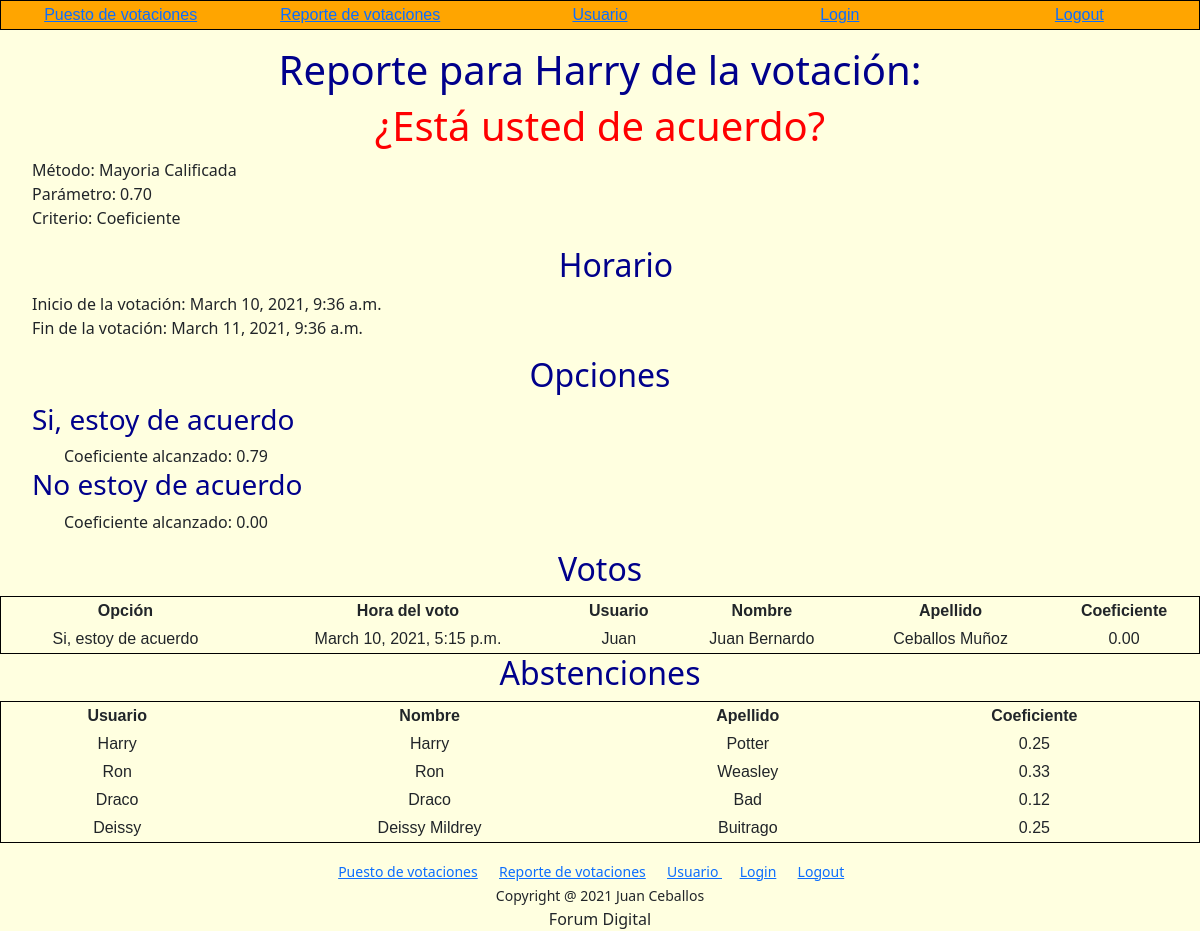
Screenshot of /poll/1 (signed in) with the database file from the repository.
### poll/models.py (models this page shows, shortened)
class Poll(models.Model):
    class Method(models.TextChoices):
        MAYORIA_CALIFICADA = 'Mayoria Calificada'
        MAYORIA_SIMPLE = 'Mayoría Simple'
        VERIFICA_QUORUM = 'Verificación del Quorum'
    class Criteria(models.TextChoices):
        INDIVIDUAL = 'Individual'
        COEFICIENT = 'Coeficiente'
        SHARES = 'Acciones'
    question = models.CharField(max_length=127)
    method = models.CharField(max_length=23, choices=Method.choices, default=Method.MAYORIA_CALIFICADA)
    parameter = models.DecimalField(max_digits=5, decimal_places=2,default=0.7)
    criteria = models.CharField(max_length=11, choices=Criteria.choices, default=Criteria.COEFICIENT)
    max_voters = models.IntegerField(default=0)
    max_shares = models.IntegerField(default=0)
    start_time = models.DateTimeField()
    end_time = models.DateTimeField()

class Option(models.Model):
    poll = models.ForeignKey(Poll, on_delete=models.CASCADE, related_name="poll")
    answer = models.CharField(max_length=127)
    coeficient = models.DecimalField(max_digits=2, decimal_places=2, default=0.0)
    votes = models.IntegerField(default=0)
    shares = models.IntegerField(default=0)

class Vote(models.Model):
    poll = models.ForeignKey(Poll, on_delete=models.CASCADE, related_name="questions")
    option = models.ForeignKey(Option, on_delete=models.CASCADE, related_name="choices")
    voter = models.ForeignKey(User, on_delete=models.CASCADE, related_name="votes")
    vote_time = models.DateTimeField()

### users/models.py (models this page shows, shortened)
class Profile(models.Model):
    user = models.OneToOneField(User, on_delete=models.CASCADE)
    shares = models.IntegerField(default=0)
    coeficient = models.DecimalField(max_digits=2, decimal_places=2,default=0)
    document = models.IntegerField(default=0)

### poll/views.py (the view)
# urls.py: path("<int:poll_id>", views.poll_view, name="poll")
def poll_view(request, poll_id):
    if request.user.is_authenticated:
        no_voters = User.objects.all()
        to_be_deleted = []
        for vot in no_voters:
            if Vote.objects.filter(poll=poll_id,voter=vot).exists():
                to_be_deleted.append(vot.id)
        return render(request, "poll/poll.html", {
            "poll": Poll.objects.get(pk=poll_id),
            "options": Option.objects.filter(poll=poll_id),
            "votes": Vote.objects.filter(poll=poll_id).order_by('option'),
            "no_voters": no_voters.exclude(id__in=to_be_deleted)
        })
    else:
        return HttpResponseRedirect(reverse("login"))

### poll/templates/poll/poll.html (shortened to what this page needs)
{% extends "poll/layout.html" %}
{% block body %}
    <h1>
        Reporte para {{ request.user.username }} de la votación:
    </h1>
    <h1 class="baz">
        {{ poll.question }}
    </h1>
    <ul>
        Método: {{ poll.method }}<br>
        Parámetro: {{ poll.parameter }}<br>
        Criterio: {{ poll.criteria }}<br>
        <h2>Horario</h2>
        Inicio de la votación: {{ poll.start_time }}<br>
        Fin de la votación: {{ poll.end_time }}<br>
    </ul>
    <h2>Opciones</h2>
    <ul>
        {% for option in options %}
            <h3>
                {{ option.answer }}
            </h3>
            <ul>
                {% if poll.criteria == "Coeficiente" %}
                    Coeficiente alcanzado: {{ option.coeficient }}<br>
                {% endif %}
            </ul>
            {% empty %}
                <p>No hay opciones</p>
        {% endfor %}
    </ul>
    <h2>Votos</h2>
    <table>
        <thead>
            <th>Opción</th>
            <th>Hora del voto</th>
            <th>Usuario</th>
            <th>Nombre</th>
            <th>Apellido</th>
            {% if poll.criteria == "Coeficiente" %}
                <th>Coeficiente</th>
            {% endif %}
        </thead>
        <tbody>
            {% for vote in votes %}
                <tr>
                    <td>{{ vote.option.answer }}</td>
                    <td>{{ vote.vote_time }}</td>
                    <td>{{ vote.voter }}</td>
                    <td>{{ vote.voter.first_name }} </td>
                    <td>{{ vote.voter.last_name }}</td>
                    {% if poll.criteria == "Coeficiente" %}
                        <td>{{ vote.voter.profile.coeficient }}</td>
                    {% endif %}
                </tr>
                {% empty %}
                <h2>No hay votos</h2>
            {% endfor %}
        </tbody>
    </table>
    <h2>Abstenciones</h2>
    <table>
        <thead>
            <th>Usuario</th>
            <th>Nombre</th>
            <th>Apellido</th>
            {% if poll.criteria == "Coeficiente" %}
                <th>Coeficiente</th>
            {% endif %}
        </thead>
        <tbody>
            {% for vote in no_voters %}
                <tr>
                    <td>{{ vote }}</td>
                    <td>{{ vote.first_name }} </td>
                    <td>{{ vote.last_name }}</td>
                    {% if poll.criteria == "Coeficiente" %}
                        <td>{{ vote.profile.coeficient }}</td>
                    {% endif %}
                </tr>
                {% empty %}
                <h2>No hay abstenciones</h2>
            {% endfor %}
        </tbody>
    </table>
{% endblock %}

### poll/static/poll/styles.css (style rules this page uses)
h1, h2 { color: darkblue; text-align: center; }
h3 { color: darkblue; }
table { border: 1px solid black; border-collapse: collapse; text-align: center; font-family : Arial, sans-serif; width: 100%; }
td, th { border: 1px solid darkblue; font-family : Arial, sans-serif; padding: 2px; }
.baz { color: red; text-align: center; }
@media (min-width: 600px) { body { background-color: lightyellow; } }

### poll/templates/poll/layout.html (style rules this page uses)
body { background: lightyellow !important; }

### rows the page displays
Poll: question "¿Está usted de acuerdo?", method "Mayoria Calificada", parameter "0.70", criteria "Coeficiente", start_time "March 10, 2021, 9:36 a.m.", end_time "March 11, 2021, 9:36 a.m."
Option: answer "Si, estoy de acuerdo", coeficient "0.79"
Option: answer "No estoy de acuerdo", coeficient "0.00"
Vote: option.answer "Si, estoy de acuerdo", vote_time "March 10, 2021, 5:15 p.m.", voter "Juan", voter.first_name "Juan Bernardo", voter.last_name "Ceballos Muñoz", voter.profile.coeficient "0.00"

### other values shown
{{ request.user.username }} "Harry"
{{ vote }} "Harry"
{{ vote.first_name }} "Harry"
{{ vote.last_name }} "Potter"
{{ vote.profile.coeficient }} "0.25"
{{ vote }} "Ron"
{{ vote.first_name }} "Ron"
{{ vote.last_name }} "Weasley"
{{ vote.profile.coeficient }} "0.33"
{{ vote }} "Draco"
{{ vote.first_name }} "Draco"
{{ vote.last_name }} "Bad"
{{ vote.profile.coeficient }} "0.12"
{{ vote }} "Deissy"
{{ vote.first_name }} "Deissy Mildrey"
